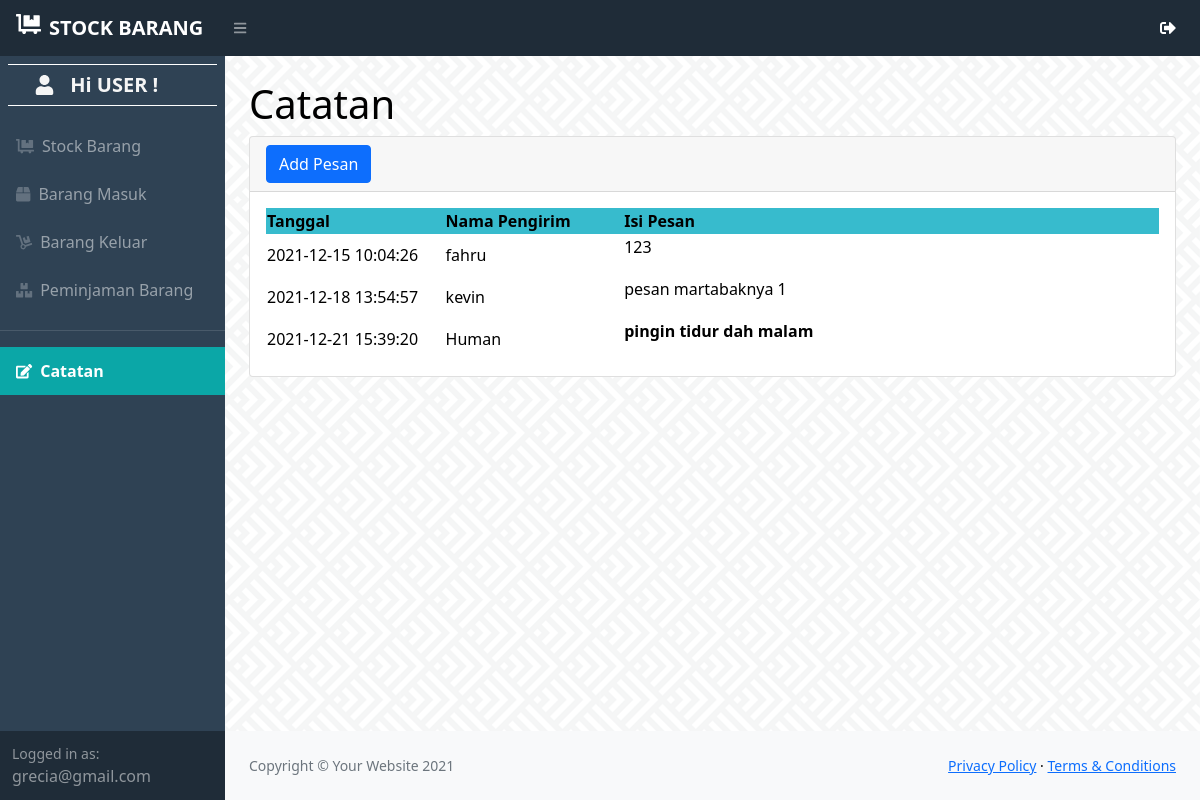
Screenshot of /user/catatan.php (signed in) with the database file from the repository.
### tables this page shows
CREATE TABLE `catatan` (
  `idpesan` int(11) NOT NULL,
  `tanggalpesan` timestamp NOT NULL DEFAULT current_timestamp(),
  `namapengirim` varchar(30) NOT NULL,
  `isi` text NOT NULL
);

### user/catatan.php (the view, shortened to what this page needs)
<?php
require '../function.php';
$email = $_SESSION['email'];
?>
<!DOCTYPE html>
<html lang="en">
    <head>
        <link href="https://cdn.jsdelivr.net/npm/simple-datatables@latest/dist/style.css" rel="stylesheet" />
        <link href="css/styles.css" rel="stylesheet" />
    </head>
    <body class="sb-nav-fixed">
        <nav class="sb-topnav navbar navbar-expand navbar-dark bg-dark">
            <a class="navbar-brand ps-3" href="home.php"><i class="fas fa-dolly-flatbed me-2 mb-1"></i><b>STOCK BARANG</b></a>
            <button class="btn btn-link btn-sm order-1 order-lg-0 me-4 me-lg-0" id="sidebarToggle" href="#!"><i class="fas fa-bars"></i></button>
            <ul class="navbar-nav ms-auto me-0 me-md-3 my-2 my-md-0">
                        <i class="fas fa-sign-out-alt me-2" id="navbarDropdown" href="#" role="button" data-bs-toggle="dropdown" aria-expanded="false" style="color:white;"></i>
            </ul>
        </nav>
        <div id="layoutSidenav">
            <div id="layoutSidenav_nav">
                <nav class="sb-sidenav accordion sb-sidenav-dark" id="sidenavAccordion">
                    <div class="sb-sidenav-menu">
                        <div class="nav">
                            <span class="navbar-brand ps-4 m-2" href="home.php" style=" border-top: 1px solid white; border-bottom: 1px solid white;">
                            <i class="fas fa-user fa-fw me-2 " style="color:#F5F5F5;"></i>
                            <b style="color:#F5F5F5;">Hi USER !</b></span>
                            <a class="nav-link mt-2"  href="home.php" >
                                <div class="sb-nav-link-icon" ><i class="fas fa-dolly-flatbed"></i></div>
                               Stock Barang</b>
                            </a>
                            <a class="nav-link" href="masuk.php" >
                                <div class="sb-nav-link-icon" ><i class="fas fa-box"></i></div>
                                Barang Masuk
                            </a>
                            <a class="nav-link" href="keluar.php" >
                                <div class="sb-nav-link-icon" ><i class="fas fa-dolly"></i></div>
                                Barang Keluar
                            </a>
                            <a class="nav-link" href="peminjaman.php">
                                <div class="sb-nav-link-icon" ><i class="fas fa-boxes"></i></div>
                                Peminjaman Barang
                            </a>
                            <hr>
                            <a class="nav-link" href="catatan.php" style="background-color:#0ba7a7;">
                                <div class="sb-nav-link-icon" style="color:white;"><i class="fas fa-edit"></i></div>
                                <b style="color:white;"> Catatan</b>
                            </a>
                        </div>
                    </div>
                    <div class="sb-sidenav-footer">
                        <div class="small">Logged in as:</div>
                        <?=$email;?>
                    </div>
                </nav>
            </div>
            <div id="layoutSidenav_content">
                <main>
                    <div class="container-fluid px-4">
                        <h1 class="mt-4">Catatan</h1>
                        <div class="card mb-4">
                        <div class="card-header">
                                 <button type="button" class="btn btn-primary" data-bs-toggle="modal" data-bs-target="#myModal">
                                    Add Pesan
                                 </button>
                            </div>
                            <div class="card-body">
                                <table id="datatablesSimple">
                                    <thead style="background-color:#37bbcd;">
                                        <tr>
                                            <th class="col-2">Tanggal</th>
                                            <th class="col-2">Nama Pengirim</th>
                                            <th class="col-6">Isi Pesan</th>
                                        </tr>
                                    </thead>
                                    <tbody>
                                    <?php
                                        $ambilsemuadatacatatan = mysqli_query($conn,"select * from catatan c");
                                        while($data=mysqli_fetch_array($ambilsemuadatacatatan)){
                                            $tanggal = $data['tanggalpesan'];
                                            $namapengirim = $data['namapengirim'];
                                            $isipesan = $data['isi'];
                                        ?>
                                        <tr>
                                            <td><?=$tanggal;?></td>
                                            <td><?=$namapengirim;?></td>
                                            <td><?=$isipesan;?></td>
                                        </tr>
                                        <?php
                                        };
                                        ?>
                                    </tbody>
                                </table>
                            </div>
                        </div>
                    </div>
                </main>
                <footer class="py-4 bg-light mt-auto">
                    <div class="container-fluid px-4">
                        <div class="d-flex align-items-center justify-content-between small">
                            <div class="text-muted">Copyright &copy; Your Website 2021</div>
                            <div>
                                <a href="#">Privacy Policy</a>
                                &middot;
                                <a href="#">Terms &amp; Conditions</a>
                            </div>
                        </div>
                    </div>
                </footer>
            </div>
        </div>
    </body>
</html>

### rows the page displays
catatan: tanggalpesan "2021-12-15 10:04:26", namapengirim "fahru", isi "123"
catatan: tanggalpesan "2021-12-18 13:54:57", namapengirim "kevin", isi "pesan martabaknya 1"
catatan: tanggalpesan "2021-12-21 15:39:20", namapengirim "Human", isi "pingin tidur dah malam"

### other values shown
$email "grecia@gmail.com"
